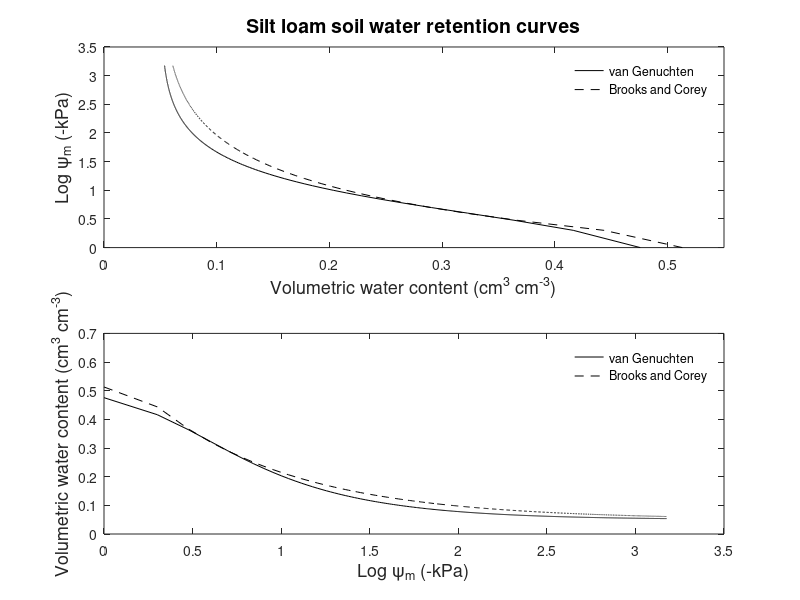

This figure's MATLAB source:
% This script shows the relationship between water content and
% matric potential by different methods.

%% Parameters (matric potential are expresses ad absolute values).
% Parameters for a s silt loam used by Or et al. (1991).
h=0:1:1500;

% Brooks and Corey, 1964.
lambda = 0.54; % parameter related to the pore size distribution
h_bubbling_suction = 1.48; % unit is [m]. Parameter related to the soil matric potential.

% van Genuchten model, 1980.
alpha=0.417; n=1.75; theta_s=0.513; theta_r=0.05; % van Genuchten parameters.
m=1-1/n; % m parameter as a function of n.

%% Soil water retention curve (SWRC). Brooks and Corey (BC)
theta_v_BC = zeros(length(lambda),length(h)); % Pre-allocate memory for speed.
for i=length(lambda)
    theta_v_BC(i,:) = min( (h_bubbling_suction(i)./h).^lambda(i) .* (theta_s(i)-theta_r(i))+theta_r(i), theta_s);
end

%% Soil water retention curve (SWRC) van Genuchten(VG).
theta_v_VG = zeros(length(lambda),length(h)); % Pre-allocate memory for speed.
for i=1:length(alpha)
    theta_v_VG(i,:) =  ( 1 ./ (1 + (alpha(i)*h).^n(i) )).^m(i)  * (theta_s(i)-theta_r(i)) + theta_r(i);
end

%% Plot
% h(thetav)
hFig = figure; % create figure 
subplot (2,1,1) % create first subplot
plot(theta_v_VG, log10(h),'-k',theta_v_BC, log10(h),'--k');
xlim([0 0.55]); % x axis limits
title ('Silt loam soil water retention curves','FontSize',14)
legend('van Genuchten','Brooks and Corey')
legend boxoff
xlabel('Volumetric water content (cm^3 cm^-^3)','FontSize',13)
ylabel('Log \psi_m (-kPa)','FontSize',13)

% thetav(h)
subplot (2,1,2)
plot(log10(h), theta_v_VG,'-k',log10(h), theta_v_BC,'--k');
legend('van Genuchten','Brooks and Corey')
legend boxoff
xlabel('Log \psi_m (-kPa)','FontSize',13)
ylabel('Volumetric water content (cm^3 cm^-^3)','FontSize',13)

set(hFig, 'Position', [400 50 400 700])
